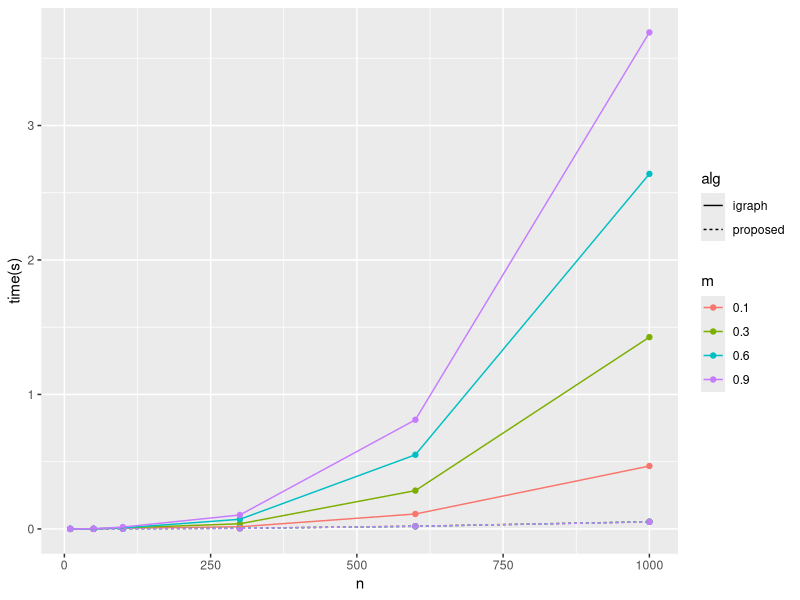

Write the R code that produced this figure.
library(readr)
library(tidyr)
library(dplyr)
library(ggplot2)

data <- read_csv('dist-delete-mws.csv') %>%
  filter(type == 'random') %>%
  select(-c(type, m, test, seed)) %>%
  rename(m = `p-or-m`) %>%
  rename(proposed = `time`) %>%
  rename(igraph = `time-igraph`) %>%
  gather(alg, time, c(proposed, igraph)) %>%
  mutate(alg = as.factor(alg), m = as.factor(m)) %>%
  group_by(n, m, alg) %>%
  summarise(time = mean(time)) %>%
  ungroup()

gp <- ggplot(data,
             aes(n, time, colour = m, linetype = alg)) +
  geom_point() +
  geom_line() +
  labs(x = 'n', y = 'time(s)')
ggsave('dist-delete-scale-free.pdf', plot = gp,
       width = 15, height = 10, units = 'cm')
